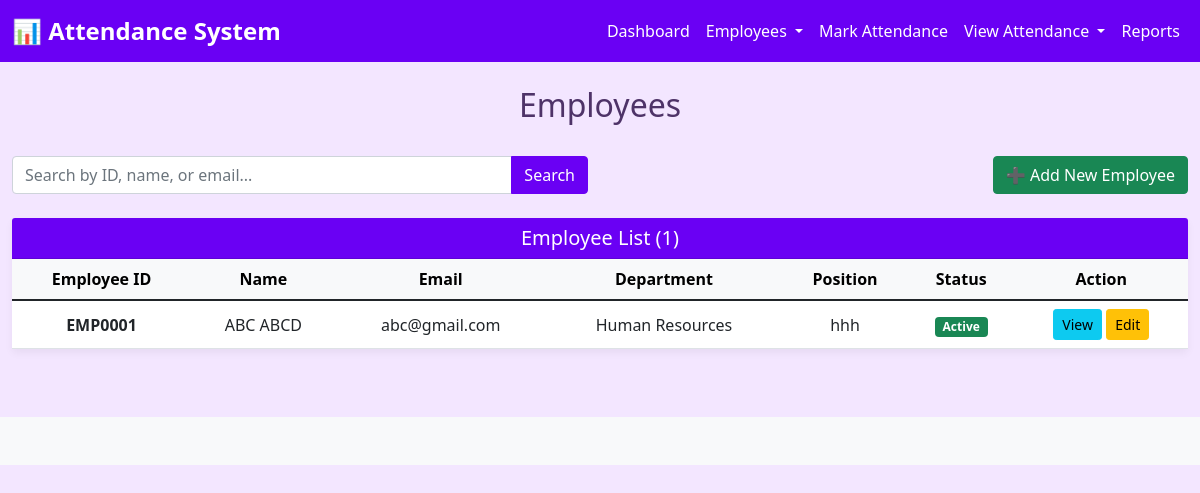
Page /attendance/employees/ on the earlier database version.
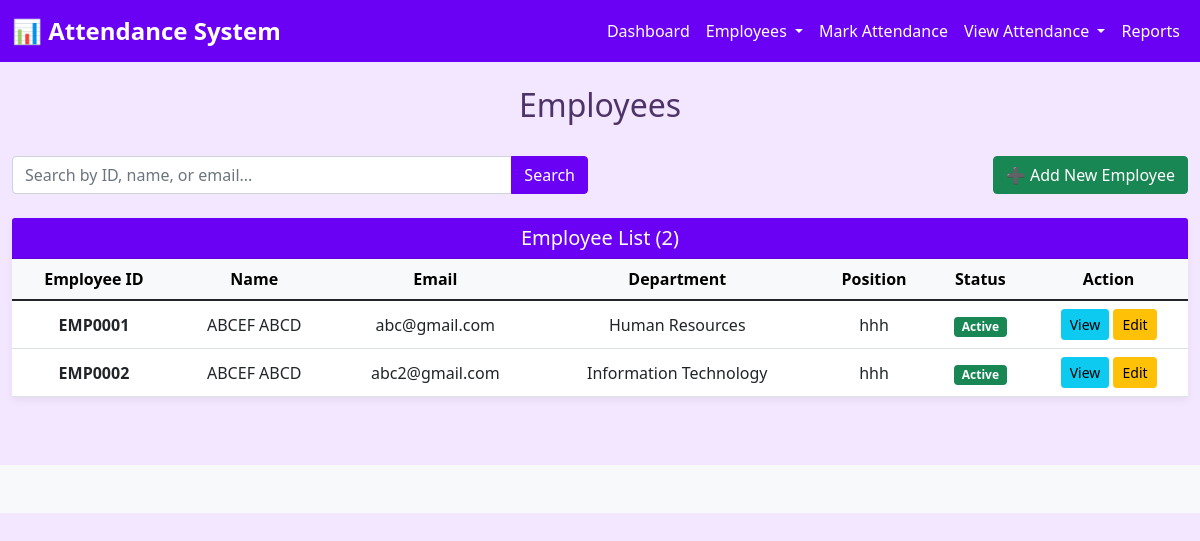
Same page on the later database version.
### attendance/models.py (models this page shows, shortened)
class Employee(models.Model):
    DEPARTMENT_CHOICES = [
        ('HR', 'Human Resources'),
        ('IT', 'Information Technology'),
        ('SALES', 'Sales'),
        ('MARKETING', 'Marketing'),
        ('OPERATIONS', 'Operations'),
        ('FINANCE', 'Finance'),
    ]
    employee_id = models.CharField(
        max_length=10,
        unique=True,
        validators=[RegexValidator(r'^EMP\d{4}$', 'Employee ID must be in format EMPXXXX')]
    )
    first_name = models.CharField(max_length=100)
    last_name = models.CharField(max_length=100)
    email = models.EmailField(unique=True)
    phone = models.CharField(max_length=15)
    department = models.CharField(max_length=20, choices=DEPARTMENT_CHOICES)
    position = models.CharField(max_length=100)
    date_of_joining = models.DateField()
    is_active = models.BooleanField(default=True)
    created_at = models.DateTimeField(auto_now_add=True)
    updated_at = models.DateTimeField(auto_now=True)
    class Meta:
        ordering = ['employee_id']
        verbose_name_plural = "Employees"
    def get_full_name(self):
        return f"{self.first_name} {self.last_name}"

### attendance/views.py (the view, shortened to what this page needs)
# urls.py: path('employees/', views.employee_list, name='employee_list'),
def employee_list(request):
    employees = Employee.objects.all()
    search_query = request.GET.get('search', '')
    department = request.GET.get('department', '')
    if department:
        employees = employees.filter(department=department)
    context = {
        'employees': employees,
        'search_query': search_query,
        'selected_department': department,
        'departments': Employee.DEPARTMENT_CHOICES,
    }
    return render(request, 'attendance/employee_list.html', context)

### attendance/templates/attendance/employee_list.html (shortened to what this page needs)
{% extends 'base.html' %}
{% block content %}
<div class="row mb-4">
    <div class="col-md-12">
        <h2>Employees</h2>
    </div>
</div>
<div class="row mb-4">
    <div class="col-md-6">
        <form method="GET" class="input-group">
            <input type="text" class="form-control" name="search" placeholder="Search by ID, name, or email..." value="{{ search_query }}">
            <button class="btn btn-primary" type="submit">Search</button>
        </form>
    </div>
    <div class="col-md-6 text-end">
        <a href="{% url 'attendance:add_employee' %}" class="btn btn-success">➕ Add New Employee</a>
    </div>
</div>
<div class="row">
    <div class="col-md-12">
        <div class="card">
            <div class="card-header">
                <h5 class="mb-0">Employee List ({{ employees.count }})</h5>
            </div>
            <div class="table-responsive">
                <table class="table table-hover mb-0">
                    <thead class="table-light">
                        <tr>
                            <th>Employee ID</th>
                            <th>Name</th>
                            <th>Email</th>
                            <th>Department</th>
                            <th>Position</th>
                            <th>Status</th>
                            <th>Action</th>
                        </tr>
                    </thead>
                    <tbody>
                        {% for employee in employees %}
                        <tr>
                            <td><strong>{{ employee.employee_id }}</strong></td>
                            <td>{{ employee.get_full_name }}</td>
                            <td>{{ employee.email }}</td>
                            <td>{{ employee.get_department_display }}</td>
                            <td>{{ employee.position }}</td>
                            <td>
                                {% if employee.is_active %}
                                    <span class="badge bg-success">Active</span>
                                {% else %}
                                    <span class="badge bg-danger">Inactive</span>
                                {% endif %}
                            </td>
                            <td>
                                <a href="{% url 'attendance:employee_detail' employee.employee_id %}" class="btn btn-sm btn-info">View</a>
                                <a href="{% url 'attendance:edit_employee' employee.employee_id %}" class="btn btn-sm btn-warning">Edit</a>
                            </td>
                        </tr>
                        {% empty %}
                        <tr>
                            <td colspan="7" class="text-center py-4">No employees found.</td>
                        </tr>
                        {% endfor %}
                    </tbody>
                </table>
            </div>
        </div>
    </div>
</div>
{% endblock %}

Differences in the rows shown:
changed Employee "EMP0001": get_full_name "ABC ABCD" → "ABCEF ABCD"
added Employee: employee_id "EMP0002", get_full_name "ABCEF ABCD", email "abc2@gmail.com", department "Information Technology", position "hhh", is_active "Active"
Other differences:
{{ employees.count }}: "1" → "2"
